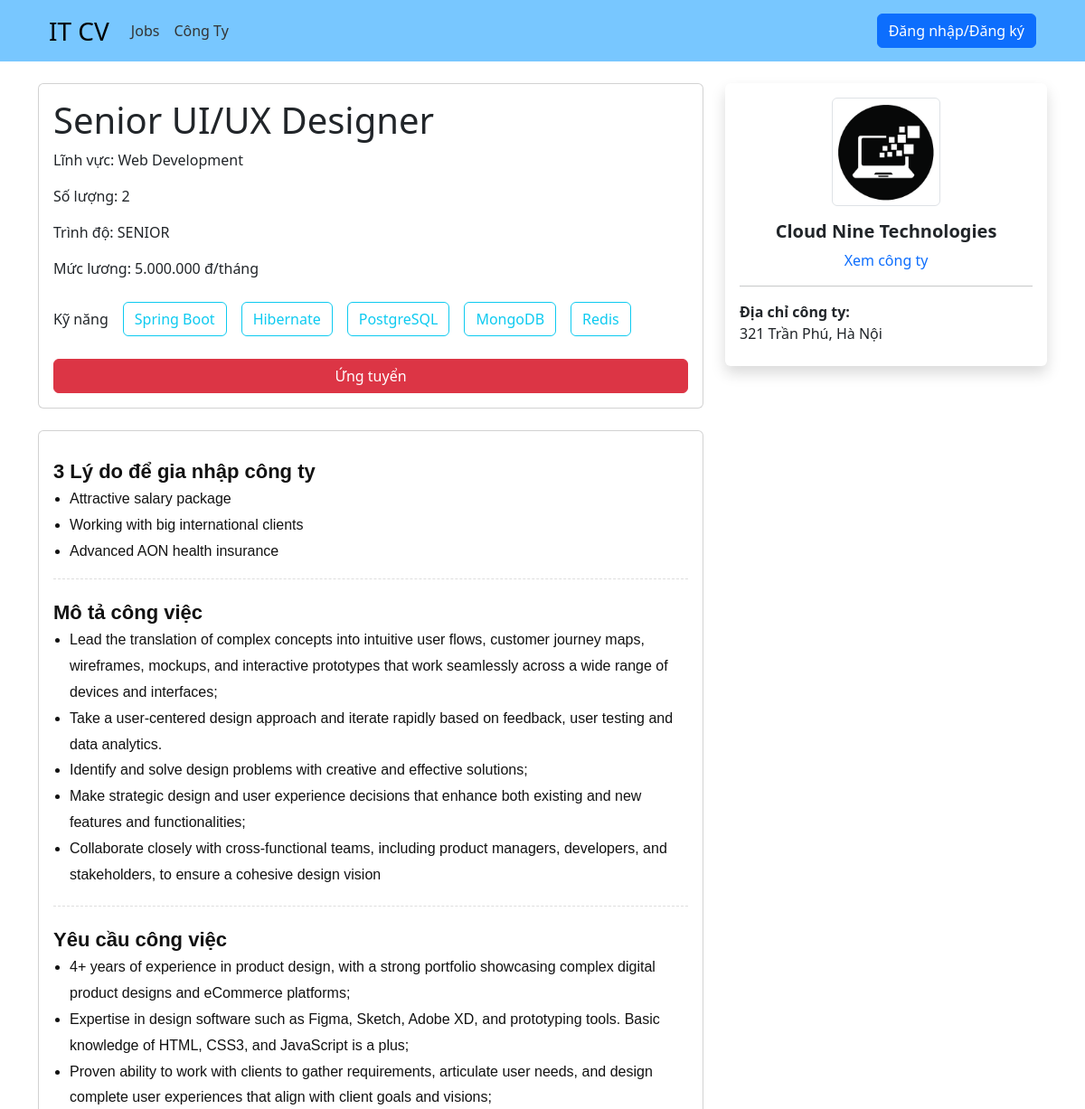
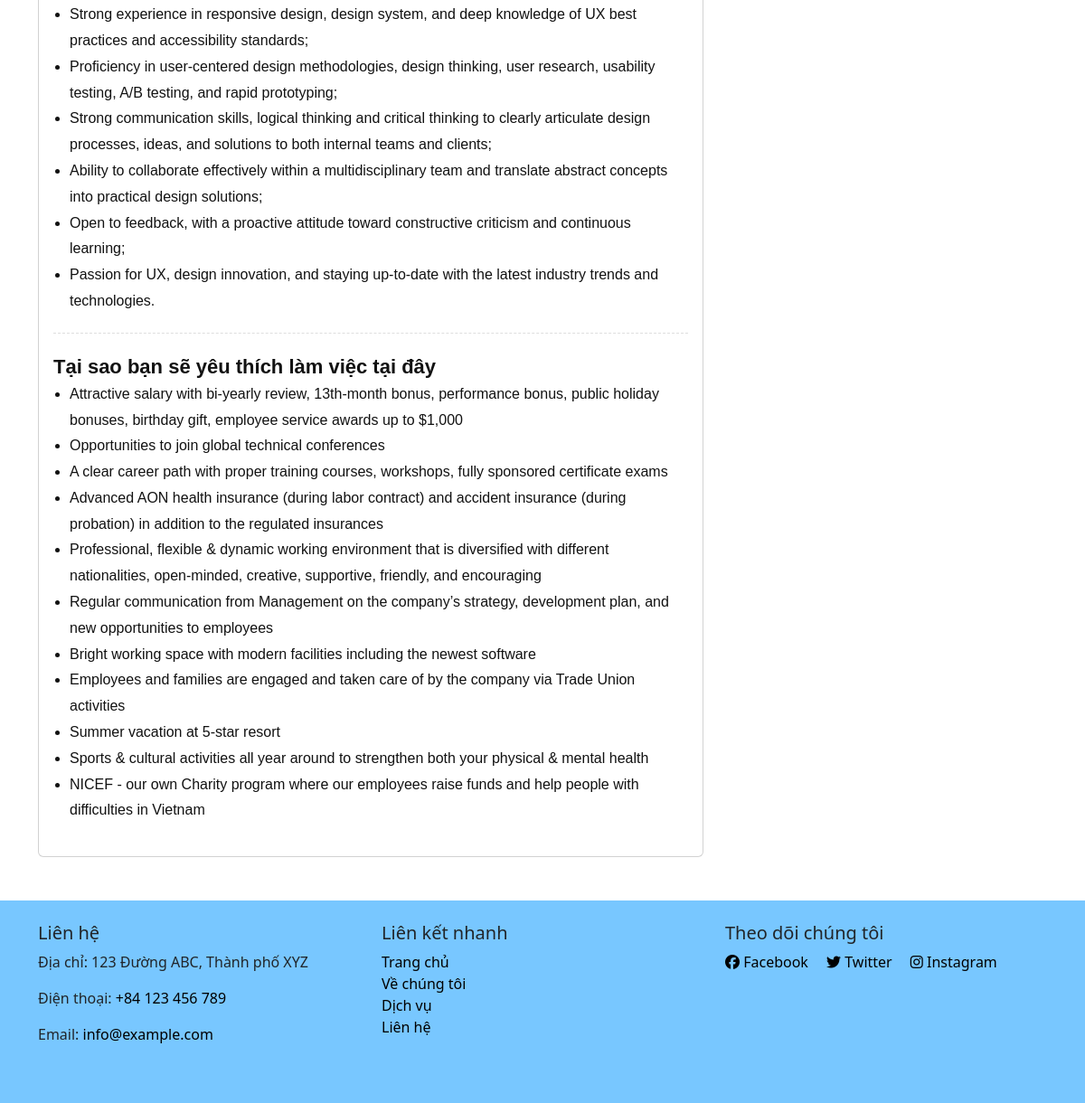
Page /job/15 on the committed database (2 pictures, top to bottom).
### tables this page shows
CREATE TABLE `post_jobs` (
  `id` int NOT NULL AUTO_INCREMENT,
  `name` varchar(100) NOT NULL,
  `quantity` int NOT NULL,
  `salary` int NOT NULL,
  `level` enum('INTERN','FRESHER','JUNIOR','SENIOR') NOT NULL,
  `description` text NOT NULL,
  `startDate` datetime NOT NULL,
  `endDate` datetime NOT NULL,
  `isActive` tinyint DEFAULT '0',
  `deleted` tinyint DEFAULT '0',
  `createdAt` timestamp NULL DEFAULT CURRENT_TIMESTAMP,
  `updateAt` timestamp NULL DEFAULT CURRENT_TIMESTAMP,
  `company_id` int NOT NULL,
  `job_id` int NOT NULL,
  PRIMARY KEY (`id`),
  KEY `fk_jobs_companies_idx` (`company_id`),
  KEY `fk_post_job_jobs_idx` (`job_id`),
  CONSTRAINT `fk_jobs_companies` FOREIGN KEY (`company_id`) REFERENCES `companies` (`id`),
  CONSTRAINT `fk_post_job_jobs` FOREIGN KEY (`job_id`) REFERENCES `jobs` (`id`)
);

CREATE TABLE `jobs` (
  `id` int NOT NULL AUTO_INCREMENT,
  `name` varchar(45) NOT NULL,
  `description` varchar(255) NOT NULL,
  `created_at` timestamp NULL DEFAULT CURRENT_TIMESTAMP,
  `updated_at` timestamp NULL DEFAULT CURRENT_TIMESTAMP,
  `deleted` tinyint DEFAULT '0',
  PRIMARY KEY (`id`)
);

CREATE TABLE `companies` (
  `id` int NOT NULL AUTO_INCREMENT,
  `name` varchar(45) NOT NULL,
  `address` varchar(55) NOT NULL,
  `location` varchar(45) NOT NULL,
  `description` longtext NOT NULL,
  `deleted` tinyint DEFAULT '0',
  `createdAt` timestamp NULL DEFAULT CURRENT_TIMESTAMP,
  `updatedAt` timestamp NULL DEFAULT CURRENT_TIMESTAMP,
  `thumbnail` text,
  PRIMARY KEY (`id`)
);

### App/controllers/client/JobController.php (called while the page is built, shortened)
<?php
class JobController
{
    private $job;
    public function __construct()
    {
        $this->job = new PostJobModel();
    }
    public function show($params)
    {
        $id = $params['id'] ?? '';
        $params = [
            'id' => $id,
        ];
        $job = $this->job->getJobById($params);
        $company = $this->job->getCompanyByJobId($params);
        $job['skills_name'] = explode(',', $job['skills_name']);
        $user = Auth::user();
        loadView('client', 'jobs/show', [
            'job' => $job,
            'company' => $company,
            'user' => $user,
        ] );
    }
}

### public/index.php (called while the page is built, shortened)
<?php
    require "../helpers.php";
    $router = new Router();
    $uri = parse_url($_SERVER['REQUEST_URI'], PHP_URL_PATH);
    $router->route($uri);

### App/models/PostJobModel.php (called while the page is built, shortened)
<?php
class PostJobModel
{
    protected $db;
    public function __construct()
    {
        $config = require basePath('config/db.php');
        $this->db = new Database($config);
    }
    public function getJobById($params)
    {
        $query = "SELECT j.*, jb.name as job_name,GROUP_CONCAT(s.id SEPARATOR ', ') as skills,GROUP_CONCAT(s.name SEPARATOR ', ') as skills_name FROM post_jobs j
                    JOIN job_skills jk ON j.id = jk.job_id
                    JOIN skills s ON s.id = jk.skill_id
                    JOIN jobs jb on j.job_id = jb.id
                    WHERE j.id = :id
                    group by j.id";
        return $this->db->query($query, $params)->fetch();
    }
    public function getCompanyByJobId($params)
    {
        $query = "SELECT c.* FROM post_jobs j JOIN companies c ON j.company_id = c.id WHERE j.id = :id";
        return $this->db->query($query, $params)->fetch();
    }
}

### Framework/Database.php (called while the page is built, shortened)
<?php
    class Database {
        public $conn;
        public function __construct($config){
            $dsn = "mysql:host={$config['host']};port={$config['port']};dbname={$config['dbname']}";
            $options =  [
                PDO::ATTR_ERRMODE            => PDO::ERRMODE_EXCEPTION,
                PDO::ATTR_DEFAULT_FETCH_MODE => PDO::FETCH_ASSOC,
            ];
            try {
                $this->conn = new PDO($dsn, $config['username'], $config['password'], $options);
            }
            catch (PDOException $e){
                throw new Exception("Database connection failed: {$e -> getMessage()}");
            }
        }
        public function query($query, $params = []){
            try {
                $sth = $this->conn->prepare($query);
                foreach($params as $param => $value){
                    $sth->bindValue(':'. $param, $value);
                }
                $sth->execute();
                return $sth;
            }
            catch (PDOException $e){
                throw new Exception("Database query failed: {$e -> getMessage()}");
            }
        }
    }

### App/views/client/pages/jobs/show.view.php (the view, shortened to what this page needs)
<div class="container mt-4">
    <div class="row">
        <div class="col-md-8">
            <div class="card mb-4">
                <div class="card-body">
                    <h1 class="card-title"><?= $job['name'] ?></h1>
                    <p class="card-text">Lĩnh vực: <?= $job['job_name'] ?></p>
                    <p class="card-text">Số lượng: <?= $job['quantity'] ?></p>
                    <p class="card-text">Trình độ: <?= $job['level'] ?></p>
                    <p class="card-text">Mức lương: <?= formatSalary($job['salary']) ?>/tháng</p>
                    <div class="d-flex align-items-center gap-3">
                        <p class="card-text" style="padding-top: 16px;">Kỹ năng</p>
                        <?php foreach ($job['skills_name'] as $row): ?>
                            <button type="button" style="cursor: default;" class="btn btn-outline-info"><?= $row ?></button>
                        <?php endforeach; ?>
                    </div>
                    <button class="btn btn-danger mt-3 w-100">Ứng tuyển</button>
                </div>
            </div>
            <div class="card">
                <div class="card-body">
                    <?= $job['description'] ?>
                </div>
            </div>
        </div>
        <div class="col-md-4">
            <div class="card border-0 shadow">
                <div class="card-body">
                    <div class="text-center">
                        <a href="/company/<?= $company['id'] ?>"> <img src="/images/company/<?= $company['thumbnail'] ?>" alt="Logo" style="width: 120px; aspect-ratio: 1; overflow: hidden; " class="img-thumbnail rounded object-fit-cover mb-3"></a>
                        <h5 class="card-title fw-bold"><?= $company['name'] ?></h5>
                        <a href="/company/<?= $company['id'] ?>" class="text-primary text-decoration-none">Xem công ty</a>
                    </div>
                    <hr>
                    <div class="mb-2">
                        <strong>Địa chỉ công ty:</strong>
                        <span class="d-block"><?= $company['address'] ?></span>
                    </div>
                </div>
            </div>
        </div>
    </div>
</div>

### Framework/Router.php (shortened to what this page needs)
<?php
class Router
{
    protected $routes = [];
    public function registerRoute($method, $uri, $action, $middleware = ['global'])
    {
        list($controller, $controllerMethod) = explode('@', $action);
        $this->routes[] = [
            'method' => $method,
            'uri' => $uri,
            'controller' => $controller,
            'controllerMethod' => $controllerMethod,
            'middleware' => $middleware,
        ];
    }
    public function route($uri)
    {
        $requestMethod = $_SERVER['REQUEST_METHOD'];
        foreach ($this->routes as $route) {
            $uriSegments = explode('/', trim($uri, '/'));
            $routeSegments = explode('/', trim($route['uri'], '/'));
            if ((count($uriSegments) === count($routeSegments)) && (strtoupper($route['method']) === $requestMethod)) {
                $params = [];
                $match = true;
                for ($i = 0; $i < count($uriSegments); $i++) {
                    if ($routeSegments[$i] !== $uriSegments[$i] && !preg_match('/\{(.+?)\}/', $routeSegments[$i])) {
                        $match = false;
                        break;
                    }
                    if (preg_match('/\{(.+?)\}/', $routeSegments[$i], $matches)) {
                        $params[$matches[1]] = $uriSegments[$i];
                    }
                }
                if ($match) {
                    $controllerMethod = $route['controllerMethod'];
                    $controllerInstance = new $controller();
                    $controllerInstance->$controllerMethod($params);
                    return;
                }
            }
        }
    }
}

### rows in the picture
post_jobs: name "Senior UI/UX Designer", job.name "Web Development", quantity "2", level "SENIOR", salary "5.000.000 đ", description "3 Lý do để gia nhập công ty Attractive salary package Working with big international clients Advanced AON health insurance Mô tả công việc Lead the translation of complex concepts into intuitive user flows, customer journey maps, wireframes, mockups, and interactive prototypes that work seamlessly across a wide range of devices and interfaces; Take a user-centered design approach and iterate rapidly based on feedback, user testing and data analytics. Identify and solve design problems with creative and effective solutions; Make strategic design and user experience decisions that enhance both existing and new features and functionalities; Collaborate closely with cross-functional teams,…"
companies: thumbnail (picture), name "Cloud Nine Technologies", address "321 Trần Phú, Hà Nội"

### other values in the picture
$row "Spring Boot"
$row "Hibernate"
$row "PostgreSQL"
$row "MongoDB"
$row "Redis"
